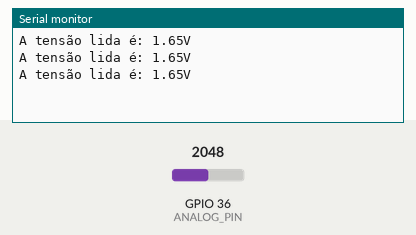
This sketch was run on a simulated ESP32. On the bench: the last lines printed to the serial monitor. The test bench sets the inputs (shaded band); at power-on: GPIO 36 (ANALOG_PIN) = 2048.

Above: at 1.2 s.
1.3 s: GPIO 36 (ANALOG_PIN) set to 2866
At 2.0 s:
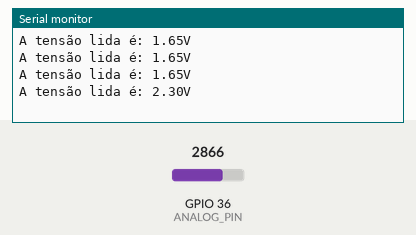
2.8 s: GPIO 36 (ANALOG_PIN) set to 3603
At 3.4 s:
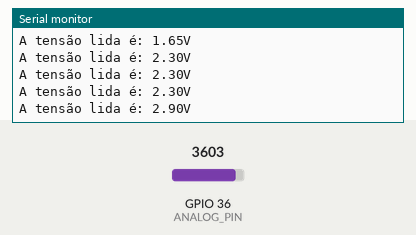
Timing chart, 0 to 5.8 s (numbered marks = the images above; inputs shaded):
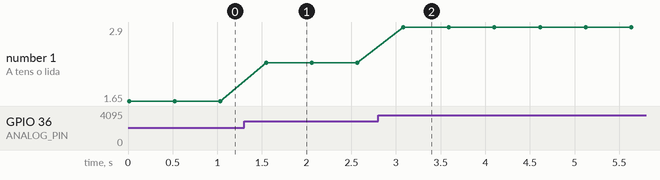

Measured:
- after the input at 1.3 s, the serial monitor: prints a new line after 0.25 s (image 1)
- after the input at 2.8 s, the serial monitor: prints a new line after 0.28 s (image 2)
- plotted number 1: 1.65 → 2.3 after the input at 1.3 s, 2.3 → 2.9 after the input at 2.8 s

The sketch:

Analogic_measurement.ino
```cpp
/*****************************************************************************
* Conversor Analógico Digital
* Microcontrolador: ESP32
*****************************************************************************/


#define ANALOG_PIN 36
int readed_value = 0;
float value = 0;
void setup()
{
  Serial.begin(115200); // Configurando o baudrate da porta serial
  readed_value = analogRead(ANALOG_PIN);// Lendo o ADC selecionado (GPIO 36)
}

void loop()
{
  for(int i = 0; i < 100; i++) // Adicionando filtro de média no valor lido
    {
      readed_value = (readed_value*9+analogRead(ANALOG_PIN))/10;
    }
  value = 3.3 * readed_value/4096; // Convertendo o valor digital em tensão
  Serial.print("A tensão lida é: ");
  Serial.print(value); // Imprimindo na serial o valor lido
  Serial.println("V");
  delay(500);  // Tempo em ms para repetir
}
```
